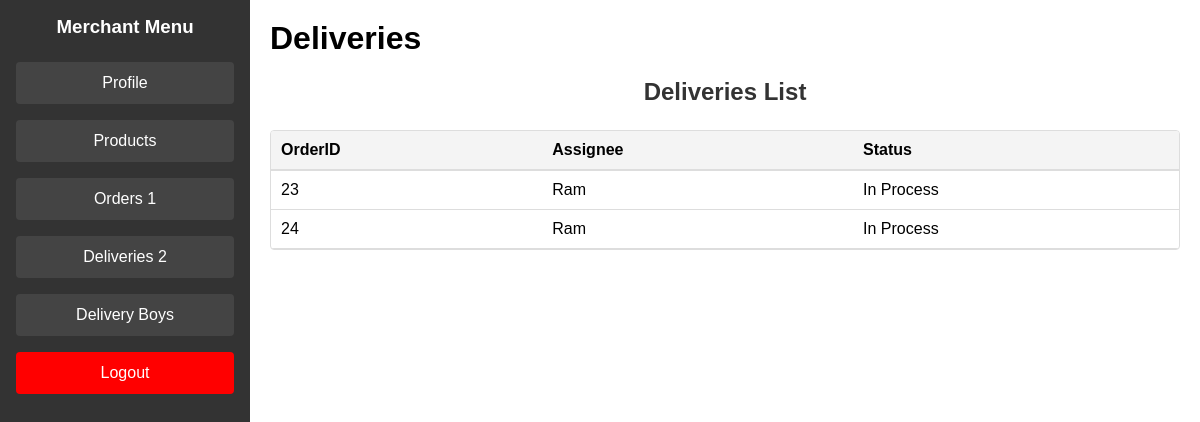
/admin/deliveries (signed in), run on the app's committed database.
### tables this page shows
CREATE TABLE delivery_orders(
    id INTEGER PRIMARY KEY AUTOINCREMENT,
    order_id INTEGER,
    delivery_boy TEXT,
    customer_name TEXT,
    phone TEXT,
    address TEXT,
    status TEXT DEFAULT 'In Process',
    FOREIGN KEY(order_id) REFERENCES orders(id) ON DELETE CASCADE
);

### routes/admin.py (the view)
@admin_bp.route('/deliveries')
def deliveries():
    conn = get_db_connection()
    cursor = conn.cursor()
    cursor.execute('SELECT * FROM delivery_orders WHERE status != "delivered" and delivery_boy in (select delivery_boy from delivery_boys where owner_name=?)',(session['admin_name'],))
    deliveries = cursor.fetchall()
    return render_template('admin/admin_deliveries.html',deliveries=deliveries, count=in_process_count(), delivery_orders_count=delivery_orders_count())

### routes/admin.py (called while the page is built)
def get_db_connection():
    conn = sqlite3.connect('ecommerce.db')
    conn.row_factory = sqlite3.Row
    return conn

def in_process_count():
    conn = get_db_connection()
    cursor = conn.cursor()
    cursor.execute('SELECT count(*) FROM orders WHERE status = ? and owner_name = ?', ('Received',session['admin_name']))
    count = cursor.fetchone()[0]
    return count

def delivery_orders_count():
    conn = get_db_connection()
    cursor = conn.cursor()
    cursor.execute('SELECT count(*) FROM delivery_orders WHERE status != "delivered" and delivery_boy in (select delivery_boy from delivery_boys where owner_name=?)',(session['admin_name'],))
    count = cursor.fetchone()[0]
    conn.close()
    return count

### templates/admin/admin_deliveries.html (shortened to what this page needs)
{% extends "admin/admin_base.html" %}
{% block content %}
<h1>Deliveries</h1>
<h2>Deliveries List</h2>
<div class="table-container">
    <table>
        <thead>
            <tr>
                <th>OrderID</th>
                <th>Assignee</th>
                <th>Status</th>
            </tr>
        </thead>
        <tbody>
            {% for delivery in deliveries %}
            <tr>
                <td>{{ delivery['order_id'] }}</td>
                <td>{{ delivery['delivery_boy'] }}</td>
                <td>{{ delivery['status'] }}</td>
            </tr>
            {% endfor %}
        </tbody>
    </table>
</div>
{% endblock %}

### static/css/styles.css (style rules this page uses)
body { font-family: Arial, sans-serif; background-color: #f4f4f4; display: flex; justify-content: center; align-items: center; height: 100vh; margin: 0; }
.content h1 { margin-top: 0; }
h2 { margin-bottom: 1.5rem; color: #333; text-align: center; }
.table-container { max-height: 500px; overflow-y: auto; border: 1px solid #ddd; border-radius: 4px; margin-top: 20px; display: block; }
table { width: 100%; border-collapse: collapse; }
thead th { background-color: #f4f4f4; border-bottom: 2px solid #ddd; padding: 10px; text-align: left; position: sticky; top: 0; z-index: 1; }
tbody td { border-bottom: 1px solid #ddd; padding: 10px; vertical-align: top; }

### data on the page
delivery_orders: order_id "23", delivery_boy "Ram", status "In Process"
delivery_orders: order_id "24", delivery_boy "Ram", status "In Process"

### other printed values
{{ count }} "1"
{{ delivery_orders_count }} "2"
